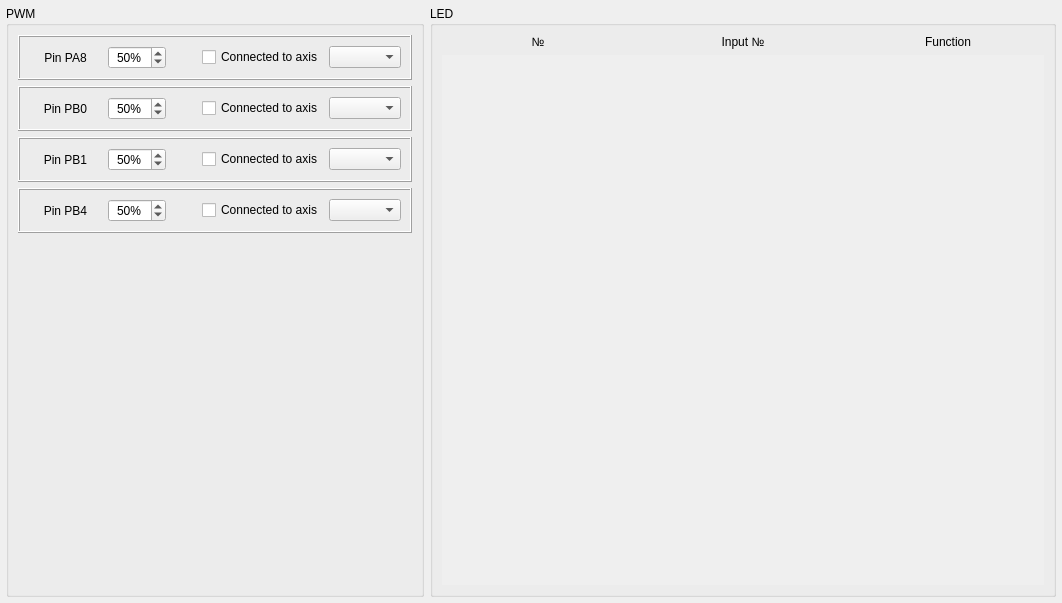
<?xml version="1.0" encoding="UTF-8"?>
<ui version="4.0">
 <class>LedConfig</class>
 <widget class="QWidget" name="LedConfig">
  <property name="geometry">
   <rect>
    <x>0</x>
    <y>0</y>
    <width>1062</width>
    <height>603</height>
   </rect>
  </property>
  <property name="windowTitle">
   <string>Form</string>
  </property>
  <layout class="QHBoxLayout" name="horizontalLayout" stretch="2,3">
   <property name="leftMargin">
    <number>6</number>
   </property>
   <property name="topMargin">
    <number>6</number>
   </property>
   <property name="rightMargin">
    <number>6</number>
   </property>
   <property name="bottomMargin">
    <number>6</number>
   </property>
   <item>
    <widget class="QGroupBox" name="groupBox">
     <property name="title">
      <string>PWM</string>
     </property>
     <layout class="QVBoxLayout" name="verticalLayout">
      <item>
       <widget class="QFrame" name="frame_4">
        <property name="styleSheet">
         <string notr="true"/>
        </property>
        <property name="frameShape">
         <enum>QFrame::Shape::Box</enum>
        </property>
        <property name="frameShadow">
         <enum>QFrame::Shadow::Raised</enum>
        </property>
        <layout class="QHBoxLayout" name="horizontalLayout_5" stretch="1,0,0,0,0">
         <item>
          <widget class="QLabel" name="text_PA8">
           <property name="text">
            <string>Pin PA8</string>
           </property>
           <property name="alignment">
            <set>Qt::AlignmentFlag::AlignCenter</set>
           </property>
          </widget>
         </item>
         <item>
          <widget class="QSpinBox" name="spinBox_LedPA8">
           <property name="alignment">
            <set>Qt::AlignmentFlag::AlignCenter</set>
           </property>
           <property name="suffix">
            <string notr="true">%</string>
           </property>
           <property name="maximum">
            <number>100</number>
           </property>
           <property name="value">
            <number>50</number>
           </property>
          </widget>
         </item>
         <item>
          <spacer name="horizontalSpacer">
           <property name="orientation">
            <enum>Qt::Orientation::Horizontal</enum>
           </property>
           <property name="sizeHint" stdset="0">
            <size>
             <width>30</width>
             <height>20</height>
            </size>
           </property>
          </spacer>
         </item>
         <item>
          <widget class="QCheckBox" name="checkBox_connectedPA8">
           <property name="text">
            <string>Connected to axis</string>
           </property>
          </widget>
         </item>
         <item>
          <widget class="QComboBox" name="comboBox_axisConPA8"/>
         </item>
        </layout>
       </widget>
      </item>
      <item>
       <widget class="QFrame" name="frame">
        <property name="styleSheet">
         <string notr="true"/>
        </property>
        <property name="frameShape">
         <enum>QFrame::Shape::Box</enum>
        </property>
        <property name="frameShadow">
         <enum>QFrame::Shadow::Raised</enum>
        </property>
        <layout class="QHBoxLayout" name="horizontalLayout_2" stretch="1,0,0,0,0">
         <item>
          <widget class="QLabel" name="text_PB0">
           <property name="text">
            <string>Pin PB0</string>
           </property>
           <property name="alignment">
            <set>Qt::AlignmentFlag::AlignCenter</set>
           </property>
          </widget>
         </item>
         <item>
          <widget class="QSpinBox" name="spinBox_LedPB0">
           <property name="alignment">
            <set>Qt::AlignmentFlag::AlignCenter</set>
           </property>
           <property name="suffix">
            <string notr="true">%</string>
           </property>
           <property name="maximum">
            <number>100</number>
           </property>
           <property name="value">
            <number>50</number>
           </property>
          </widget>
         </item>
         <item>
          <spacer name="horizontalSpacer_2">
           <property name="orientation">
            <enum>Qt::Orientation::Horizontal</enum>
           </property>
           <property name="sizeHint" stdset="0">
            <size>
             <width>30</width>
             <height>20</height>
            </size>
           </property>
          </spacer>
         </item>
         <item>
          <widget class="QCheckBox" name="checkBox_connectedPB0">
           <property name="text">
            <string>Connected to axis</string>
           </property>
          </widget>
         </item>
         <item>
          <widget class="QComboBox" name="comboBox_axisConPB0"/>
         </item>
        </layout>
       </widget>
      </item>
      <item>
       <widget class="QFrame" name="frame_2">
        <property name="styleSheet">
         <string notr="true"/>
        </property>
        <property name="frameShape">
         <enum>QFrame::Shape::Box</enum>
        </property>
        <property name="frameShadow">
         <enum>QFrame::Shadow::Raised</enum>
        </property>
        <layout class="QHBoxLayout" name="horizontalLayout_3" stretch="1,0,0,0,0">
         <item>
          <widget class="QLabel" name="text_PB1">
           <property name="text">
            <string>Pin PB1</string>
           </property>
           <property name="alignment">
            <set>Qt::AlignmentFlag::AlignCenter</set>
           </property>
          </widget>
         </item>
         <item>
          <widget class="QSpinBox" name="spinBox_LedPB1">
           <property name="alignment">
            <set>Qt::AlignmentFlag::AlignCenter</set>
           </property>
           <property name="suffix">
            <string notr="true">%</string>
           </property>
           <property name="maximum">
            <number>100</number>
           </property>
           <property name="value">
            <number>50</number>
           </property>
          </widget>
         </item>
         <item>
          <spacer name="horizontalSpacer_3">
           <property name="orientation">
            <enum>Qt::Orientation::Horizontal</enum>
           </property>
           <property name="sizeHint" stdset="0">
            <size>
             <width>30</width>
             <height>20</height>
            </size>
           </property>
          </spacer>
         </item>
         <item>
          <widget class="QCheckBox" name="checkBox_connectedPB1">
           <property name="text">
            <string>Connected to axis</string>
           </property>
          </widget>
         </item>
         <item>
          <widget class="QComboBox" name="comboBox_axisConPB1"/>
         </item>
        </layout>
       </widget>
      </item>
      <item>
       <widget class="QFrame" name="frame_3">
        <property name="frameShape">
         <enum>QFrame::Shape::Box</enum>
        </property>
        <property name="frameShadow">
         <enum>QFrame::Shadow::Raised</enum>
        </property>
        <layout class="QHBoxLayout" name="horizontalLayout_4" stretch="1,0,0,0,0">
         <item>
          <widget class="QLabel" name="text_PB4">
           <property name="text">
            <string>Pin PB4</string>
           </property>
           <property name="alignment">
            <set>Qt::AlignmentFlag::AlignCenter</set>
           </property>
          </widget>
         </item>
         <item>
          <widget class="QSpinBox" name="spinBox_LedPB4">
           <property name="alignment">
            <set>Qt::AlignmentFlag::AlignCenter</set>
           </property>
           <property name="suffix">
            <string notr="true">%</string>
           </property>
           <property name="maximum">
            <number>100</number>
           </property>
           <property name="value">
            <number>50</number>
           </property>
          </widget>
         </item>
         <item>
          <spacer name="horizontalSpacer_4">
           <property name="orientation">
            <enum>Qt::Orientation::Horizontal</enum>
           </property>
           <property name="sizeHint" stdset="0">
            <size>
             <width>30</width>
             <height>20</height>
            </size>
           </property>
          </spacer>
         </item>
         <item>
          <widget class="QCheckBox" name="checkBox_connectedPB4">
           <property name="text">
            <string>Connected to axis</string>
           </property>
          </widget>
         </item>
         <item>
          <widget class="QComboBox" name="comboBox_axisConPB4"/>
         </item>
        </layout>
       </widget>
      </item>
      <item>
       <spacer name="verticalSpacer">
        <property name="orientation">
         <enum>Qt::Orientation::Vertical</enum>
        </property>
        <property name="sizeHint" stdset="0">
         <size>
          <width>20</width>
          <height>40</height>
         </size>
        </property>
       </spacer>
      </item>
     </layout>
    </widget>
   </item>
   <item>
    <widget class="QGroupBox" name="groupBox_2">
     <property name="title">
      <string>LED</string>
     </property>
     <layout class="QGridLayout" name="gridLayout" columnstretch="3,1,3">
      <property name="horizontalSpacing">
       <number>77</number>
      </property>
      <item row="0" column="1">
       <widget class="QLabel" name="text_inputNumber">
        <property name="text">
         <string>Input №</string>
        </property>
        <property name="alignment">
         <set>Qt::AlignmentFlag::AlignCenter</set>
        </property>
       </widget>
      </item>
      <item row="0" column="2">
       <widget class="QLabel" name="text_function">
        <property name="text">
         <string>Function</string>
        </property>
        <property name="alignment">
         <set>Qt::AlignmentFlag::AlignCenter</set>
        </property>
       </widget>
      </item>
      <item row="0" column="0">
       <widget class="QLabel" name="text_number">
        <property name="text">
         <string>№</string>
        </property>
        <property name="alignment">
         <set>Qt::AlignmentFlag::AlignCenter</set>
        </property>
       </widget>
      </item>
      <item row="1" column="0" colspan="3">
       <widget class="QScrollArea" name="scrollArea">
        <property name="frameShape">
         <enum>QFrame::Shape::NoFrame</enum>
        </property>
        <property name="widgetResizable">
         <bool>true</bool>
        </property>
        <widget class="QWidget" name="scrollAreaWidgetContents">
         <property name="geometry">
          <rect>
           <x>0</x>
           <y>0</y>
           <width>614</width>
           <height>555</height>
          </rect>
         </property>
         <layout class="QVBoxLayout" name="layoutV_LED">
          <property name="spacing">
           <number>0</number>
          </property>
          <property name="leftMargin">
           <number>0</number>
          </property>
          <property name="topMargin">
           <number>0</number>
          </property>
          <property name="rightMargin">
           <number>0</number>
          </property>
          <property name="bottomMargin">
           <number>0</number>
          </property>
         </layout>
        </widget>
       </widget>
      </item>
     </layout>
    </widget>
   </item>
  </layout>
 </widget>
 <resources/>
 <connections/>
</ui>
